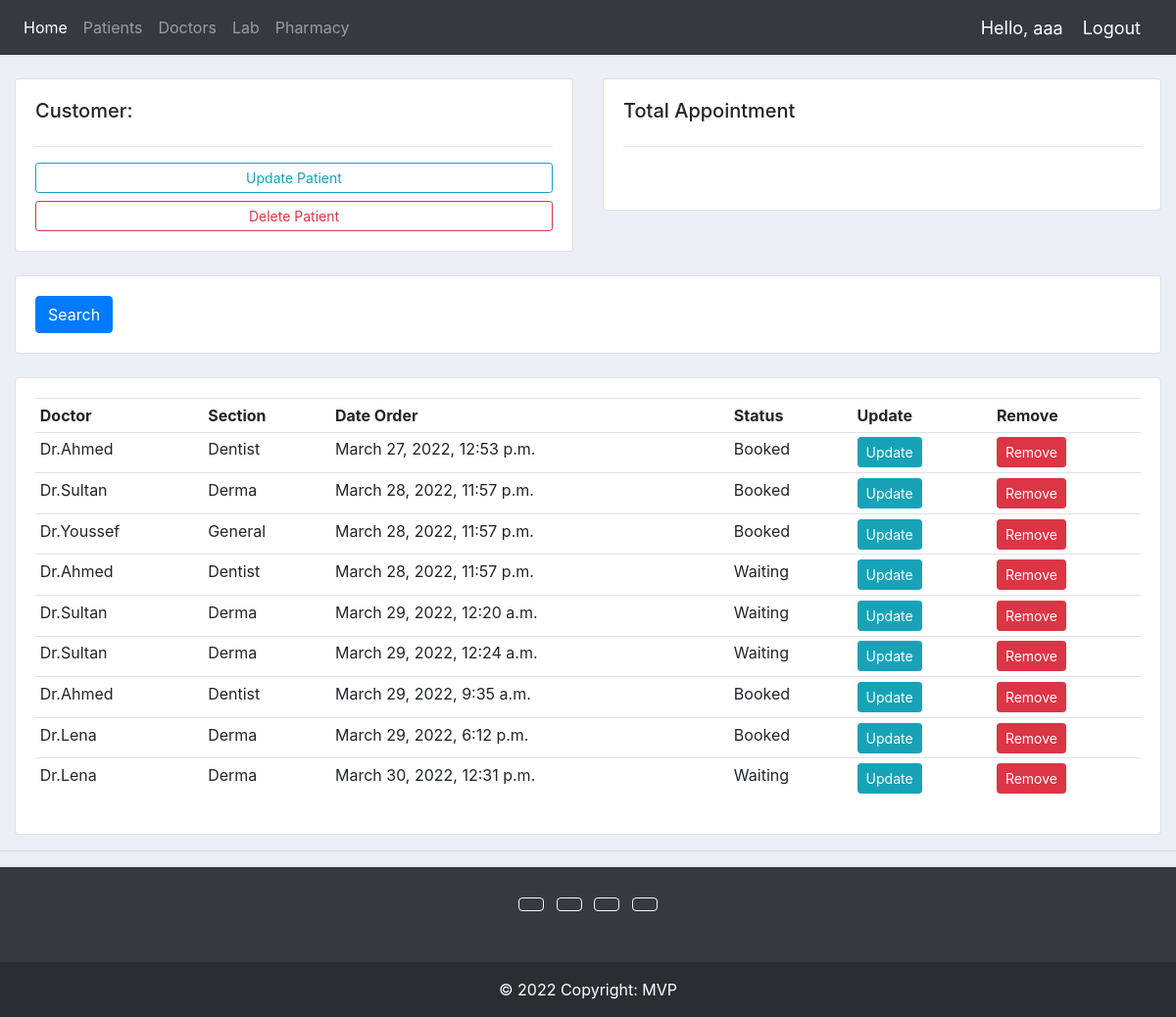
Page /doctor/ (signed in) on the earlier database version.
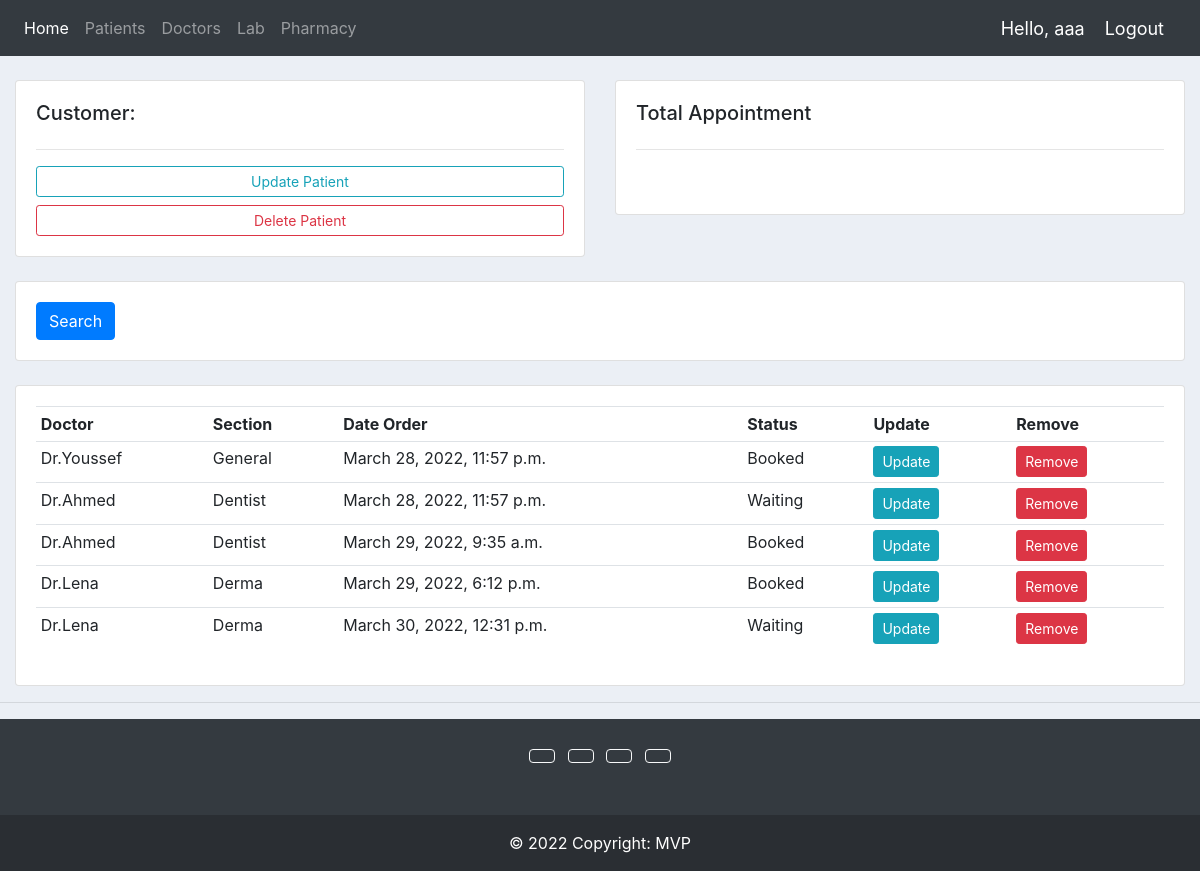
Same page on the later database version.
### accounts/models.py (models this page shows, shortened)
class Appointment(models.Model):
    STATUS = (
        ('Booked', 'Booked'),
        ('Available', 'Available'),
        ('Waiting', 'Waiting')
    )
    patient = models.ForeignKey(Patient, null=True, on_delete=models.SET_NULL)
    doctor = models.ForeignKey(Doctor, null=True, on_delete=models.SET_NULL)
    date_created = models.DateTimeField(auto_now_add=True, null=True)
    status = models.CharField(max_length=200, null=True, choices=STATUS)

class Doctor(models.Model):
    SECTION = (
        ('Derma', 'Derma'),
        ('Dentist', 'Dentist'),
        ('General', 'General'),
    )
    name = models.CharField(max_length=200, null=True)
    email = models.EmailField()
    phone = models.CharField(max_length=200, null=True)
    section = models.CharField(max_length=200, null=True, choices=SECTION)
    time_start = models.TimeField('Start of Shift')
    time_end = models.TimeField('End of Shift')
    def __str__(self):
        return self.name

### accounts/decorators.py (the view)
        def wrapper_func(request, *args, **kwargs):
            group = None
            if request.user.groups.exists():
                group = request.user.groups.all()[0].name
            if group in allowed_roles:
                return view_func(request, *args, **kwargs)
            else:
                return HttpResponse('You are not authorized to view this page')

### accounts/views.py (called while the page is built)
@login_required(login_url='login')
@allowed_users(allowed_roles=['admin'])
def doctor(request):
    appointments = Appointment.objects.all()
    doctor = Doctor.objects.all()
    context = {'doctor': doctor, 'appointments': appointments}
    return render(request, 'accounts/doctor.html', context)

### accounts/templates/accounts/doctor.html
{%  extends 'accounts/main.html' %}
{% block content %}
	<br>
<div class="row">
	<div class="col-md">
		<div class="card card-body">
			<h5>Customer:</h5>
			<hr>
			<a class="btn btn-outline-info  btn-sm btn-block" href="">Update Patient</a>
			<a class="btn btn-outline-danger  btn-sm btn-block" href="">Delete Patient</a>
		</div>
	</div>
	<div class="col-md">
		<div class="card card-body">
			<h5>Total Appointment</h5>
			<hr>
			<h1 style="text-align: center;padding: 10px"></h1>
		</div>
	</div>
</div>
<br>
<div class="row">
	<div class="col">
		<div class="card card-body">
			<form method="get">
		    <button class="btn btn-primary" type="submit">Search</button>
		  </form>
		</div>
	</div>
</div>
<br>
<div class="row">
	<div class="col-md">
		<div class="card card-body">
			<table class="table table-sm">
				<tr>
					<th>Doctor</th>
					<th>Section</th>
					<th>Date Order</th>
					<th>Status</th>
					<th>Update</th>
					<th>Remove</th>
				</tr>
				{% for appointment in appointments %}
				<tr>
					<td>{{appointment.doctor}}</td>
					<td>{{appointment.doctor.section}}</td>
					<td>{{appointment.date_created}}</td>
					<td>{{appointment.status}}</td>
					<td><a class="btn btn-sm btn-info" href="">Update</a></td>
					<td><a class="btn btn-sm btn-danger" href="">Remove</a></td>
				</tr>
				{% endfor %}
			</table>
		</div>
	</div>
</div>
{% endblock %}

Differences in the rows shown:
removed Appointment: doctor "Dr.Ahmed", doctor.section "Dentist", date_created "March 27, 2022, 12:53 p.m.", status "Booked"
removed Appointment: doctor "Dr.Sultan", doctor.section "Derma", date_created "March 28, 2022, 11:57 p.m.", status "Booked"
removed Appointment: doctor "Dr.Sultan", doctor.section "Derma", date_created "March 29, 2022, 12:20 a.m.", status "Waiting"
removed Appointment: doctor "Dr.Sultan", doctor.section "Derma", date_created "March 29, 2022, 12:24 a.m.", status "Waiting"
